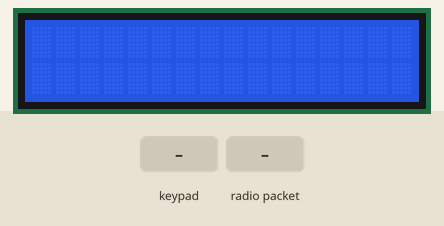
This sketch was run on a simulated Arduino Uno, built with avr-gcc and run on an emulated ATmega328P. On the bench: 16×2 character LCD. The test bench sets the inputs (shaded band). No radio packets arrive unless stated.

Above: at 3.2 s.
3.3 s: keypad keys 4 5 6 7 * pressed 0.4 s apart
At 6.1 s:
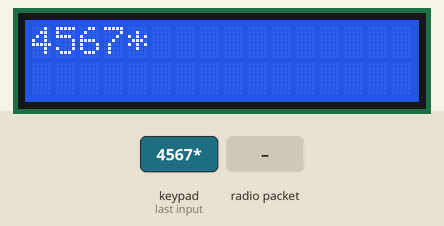
6.8 s: key 'A' pressed
At 7.6 s:
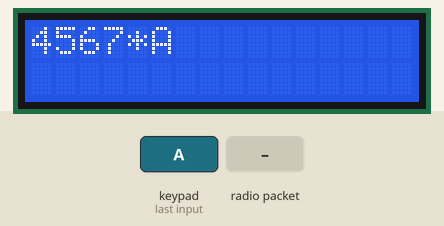
8.3 s: radio packet "#" arrives
At 9.2 s:
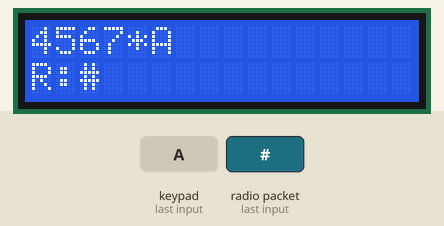
9.8 s: key 'B' pressed
At 11.0 s:
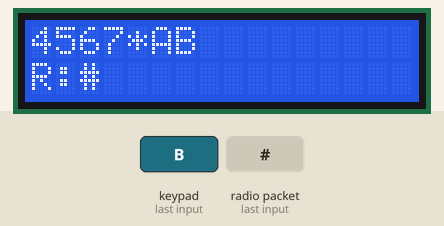
11.3 s: keypad keys 4 5 6 7 # pressed 0.4 s apart
At 13.6 s:
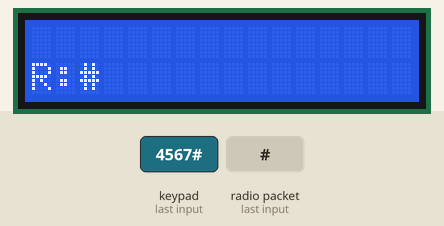
14.8 s: radio packet "1" arrives
At 15.4 s:
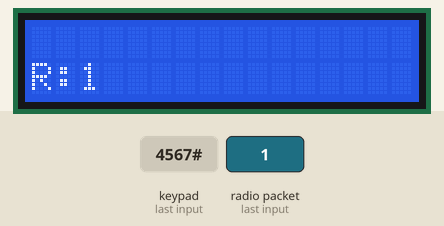
Timing chart, 0 to 17.3 s (numbered marks = the images above; inputs shaded):
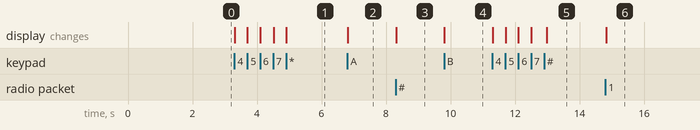

The sketch:

ProMicroV2.ino
```cpp
/*-------------------------------------------------------------------------------
  Practica numero 20 - Receptor y Emisor con NRF24I01
  Desc: Implementando dos Sistemas gemelos, uno con una tarjeta de desarrollo
  Arduino NANO y otro con una tarjeta PROMICRO, un LCD 1602 con una interfaz I2C,
  un KEYPAD 4x4 y el Transceptor NRF24I01, en el cual se establecerá una
  comunicación entre estos dos sistemas habiendo una retroalimentación del
  operador en los LCD y con la capacidad de este mismo para mandar mensajes en
  ambos sistemas.
---------------------------------------------------------------------------------
  Implementing two twin systems, one with an Arduino NANO development board and
  the other with a PROMICRO board, a 1602 LCD with an I2C interface, a 4x4 KEYPAD
  and the NRF24I01 Transceiver, in which a communication between these two systems
  will be established having a feedback from the operator on the LCDs and with the
  ability of this same to send messages in both systems.

  Atzin Inyan Reyes Gutiérrez.
-------------------------------------------------------------------------------*/

// Seccion 1 - Definicion de variables y objetos --------------------------------

//United module, for ProMicro arduino
#include <LiquidCrystal_I2C.h>  // Libreria LCD 1602 I2C
#include <Keypad.h>             // Libreria Keypad
#include <SPI.h>                // Libreria Manejo SPI
#include <Wire.h>               // Libreria Manejo I2C
#include <RH_NRF24.h> // incluye la seccion NRF24 de la libreria RadioHead

// Definicion de Filas y Columnas
#define FILAS 4
#define COLUMNAS 4

// Definicion de la Comunicacion I2C
LiquidCrystal_I2C lcd(0x27,16,2); // dependiendo del fabricante del LCD el codigo 0x27 puede cambiar
                                  // 0x3F , 0x20 , 0x38 ,

RH_NRF24 nrf24(A0, 10);   // crea objeto con valores por defecto para bus SPI
      // y pin digital numero 8 para CE

// Matriz de Varavteres del Teclados
char keys [FILAS][COLUMNAS] = {
  {'1', '2', '3', 'A'},
  {'4', '5', '6', 'B'},
  {'7', '8', '9', 'C'},
  {'*', '0', '#', 'D'}
};

// Definicion de los pines de entrada
byte pinFilas [FILAS] = {4, 5, 6, 7};
byte pinColumnas [COLUMNAS] = {A2, A3, 8, 9};

// Definicion del KEYPAD
Keypad Tec = Keypad(makeKeymap (keys), pinFilas, pinColumnas, FILAS, COLUMNAS);

// Variables
int desp = 0;   // Desplazamiento escribir.
//char lecDeft;   // Lectura Inicial            // No es tan necesario
//char letra;     // Letra a imprimir
char lec = ' '; // lectura constante
uint8_t content[20]; //almacena texto              // Cambiar nombre conten

//-------------------------------------------------------------------------------

// Seccion 2 - Configuracion del arduino ----------------------------------------

void setup() {
  // Iniciacion LCD
  lcd.init();
  lcd.backlight();
  lcd.clear();


  //Primera Lectura de Control
  //  lecDeft = Tec.getKey();

  lcd.setCursor(0,1);
  if (!nrf24.init()){    // si falla inicializacion de modulo muestra texto
    lcd.print("1F de ini");
    while(1);
  }

  lcd.setCursor(1,1);
  if (!nrf24.setChannel(2)){ // si falla establecer canal muestra texto
    lcd.print("2F en est canal");
    while(1);
  }

  lcd.setCursor(2,1);
  if (!nrf24.setRF(RH_NRF24::DataRate250kbps, RH_NRF24::TransmitPower0dBm)){ // si falla opciones
    lcd.print("3F en opt RF");             // RF muestra texto
    while(1);
  }

  delay(2000);
}

//-------------------------------------------------------------------------------

// Seccion 3 - Loob Infinito ----------------------------------------------------

void loop()
{
//The library detect when a button of the keypad is press
lec=Tec.getKey();//Detection of a button pressed

// Loop{
// Lec
// test constantly if there is new data  available to send
	if (nrf24.available())      // si hay informacion disponible
  {
    uint8_t buf[RH_NRF24_MAX_MESSAGE_LEN];  // buffer con longitud maxima de 32 bytes
    uint8_t len = sizeof(buf);      // obtiene longitud de la cadena
    if (nrf24.recv(buf, &len))      // si hay informacion valida en el buffer
    {
       // Recordar l
      lcd.setCursor(0,1);
      lcd.print("                ");
      lcd.setCursor(0,1);
      lcd.print("R:");   // muestra texto
      lcd.setCursor(2,1);
      lcd.print((char*)buf);   // muestra contenido del buffer
    }
    else          // si falla la recepcion
    {
      lcd.setCursor(4,1); // renglon
      Serial.print("4F en rec"); // muestra texto
      while(1);
    }
  }

  //button pressed
	if(lec){
    if(lec=='#')//tecla de envio
    {//send the data
      nrf24.send(content, sizeof(content));   // envia el texto
      nrf24.waitPacketSent();     // espera hasta realizado el envio
      desp=0;// clean the counter

      //clean the first line
      lcd.setCursor(0,0);
      lcd.print("                ");

      // Vaciado del Vector
      for (int i=0; i < 20; i++) {
       content[i] = ' ';
      }
    }
    else //valid digits
    {
      content[desp]=lec;//guarda tecla en el vector
      lcd.setCursor(desp,0);
      lcd.print(lec); //--- Mensaje a desplegar
      desp++;
    }
	}
}

//-------------------------------------------------------------------------------

// Referencia Basura
// If (LEC)
// { ()
//  if(lec == "#")
//    ¨{ enviar conten} desp = 0;
//    else
//  conted[desp] = lec
// }
// delay(10)
```

Measured:
- after the input at 3.3 s, the display: first changes at once (image 1 shows a later state)
- after the input at 6.8 s, the display: changes at once (image 2)
- after the input at 8.3 s, the display: changes at once (image 3)
- after the input at 9.8 s, the display: changes at once (image 4)
- after the input at 11.3 s, the display: first changes at once (image 5 shows a later state)
- after the input at 14.8 s, the display: changes at once (image 6)
